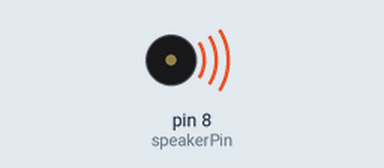
Recording of a sketch running on a simulated Arduino Uno, built with avr-gcc and run on an emulated ATmega328P. Shown: buzzer (waves = sounding). What the sketch prints to the serial monitor is not drawn.

Above: at 0.4 s.
At 60.3 s:
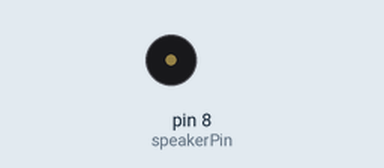
Timing chart, 0 to 61.8 s (numbered marks = the images above):
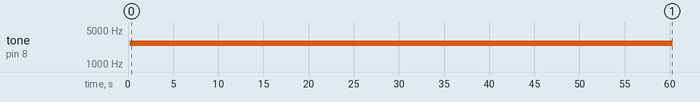

The sketch:

cricket.ino
```cpp
/*****************************************
 * Artificial Cricket Signal Generator
 *
 * Developed by:
 * Christopher J. Cronin
 * cjc@caltech.edu
 *
 *****************************************/

/* Declare variables */
// char cricket[] = "acletus";   /* can be "acletus" or "vicinus" */
// char cricket[] = "vicinus";   /* can be "acletus" or "vicinus" */
char cricket[] = "house";   /* for test only */

unsigned int  carrierFrequency;  // Carrier tone frequency [Hz]
unsigned int  pulseRate;         // Pulse rate [Hz]
unsigned int  pulseLength;       // Duration of carrier tone pulse [msec]

unsigned long restLength;        // Duration of silence between pulses [usec]
unsigned long restMSec;          // Whole-msec part of Silence duration [msec]
unsigned int  restUSec;          // Remaining part of Silence duration [usec]

unsigned long pulsePeriod;       // (1/pulseRate)*1000000, [usec]
unsigned long pulseMSec;          // Whole-msec part of Pulse period [msec]
unsigned int  pulseUSec;          // Remaining part of Pulse period [usec]

float dutyCycle = 0.50;          // Target ratio of pulseLength to pulsePeriod

unsigned long minuteOfPulses;    // Number of pulses in 60 seconds


/****************************
 *** Scapteriscus acletus ***
 ****************************/
const unsigned int acletusCW = 2700;       // Carrier Wave Frequency, in Hz
const unsigned int acletusPulseRate = 50;  // Pulse Rate, in Hz (pulses/sec)

/****************************
 *** Scapteriscus vicinus ***
 ****************************/
const unsigned int vicinusCW = 3300;       // Carrier Wave Frequency, in Hz
const unsigned int vicinusPulseRate = 130; // Pulse Rate, in Hz (pulses/sec)

/****************************
 *** HOUSE CRICKET ***
 ****************************/
const unsigned int houseCW = 2700;       // Carrier Wave Frequency, in Hz
const unsigned int housePulseRate = 58; // Pulse Rate, in Hz (pulses/sec)

const unsigned int speakerPin = 8;


void printstate(){
  Serial.print("pulseRate = ");
  Serial.print(pulseRate, DEC);
  Serial.println(" Hz");

  Serial.print("pulsePeriod = ");
  Serial.print(pulsePeriod, DEC);
  Serial.println(" usec");

  Serial.print("pulseLength = ");
  Serial.print(pulseLength, DEC);
  Serial.println(" msec");

  Serial.print("restLength = ");
  Serial.print(restLength, DEC);
  Serial.println(" usec");

  Serial.print("restMSec = ");
  Serial.print(restMSec, DEC);
  Serial.println(" msec");

  Serial.print("restUSec = ");
  Serial.print(restUSec, DEC);
  Serial.println(" usec");

  Serial.print("carrierFrequency = ");
  Serial.print(carrierFrequency, DEC);
  Serial.println(" Hz");

  Serial.println(" ------------------------------------------");
  Serial.println(" ");
}


void setup(){
  /* Set up cricket */
  if (strcmp(cricket, "acletus") == 0){
    carrierFrequency = acletusCW;
    pulseRate = acletusPulseRate;
  }
  else if (strcmp(cricket, "house") == 0){  /* for test onlydefaults to vicinus */
    carrierFrequency = houseCW;
    pulseRate = housePulseRate;
  }
  else {  /* defaults to vicinus */
    carrierFrequency = vicinusCW;
    pulseRate = vicinusPulseRate;
  }

  /* Establish pulse period and duration */
  pulsePeriod = 1000000 * 1/pulseRate;                       // in usec
  pulseLength = (unsigned int)(dutyCycle*pulsePeriod/1000);  // in msec

  pulseMSec = pulsePeriod / 1000;   // in msec
  pulseUSec = pulsePeriod % 1000;   // in usec

  /* Ensure pulseLength is no longer than pulsePeriod
   * (e.g. in case we set a high duty cycle*/
  if ((pulseLength*1000) >= pulsePeriod) {
    pulseLength = (unsigned int)(pulsePeriod/1000);
  }

  /* Establish restLength to fill up the rest of the time in the pulsePeriod */
  restLength = pulsePeriod - (pulseLength*1000);
  restMSec = restLength / 1000;   // in msec
  restUSec = restLength % 1000;   // in usec

  /* Prepare for printing */
  Serial.begin(9600);


  Serial.println("Start of setup printing");
  printstate();


  int oneSecOfPulses = 1 * pulseRate;
  int tenSecOfPulses = 10 * pulseRate;
  minuteOfPulses = 60 * pulseRate;

  unsigned long startDelay;
  unsigned long endDelay;
  unsigned long actualDelay;

  unsigned long startTone;
  unsigned long endTone;
  unsigned long actualTone;

  unsigned long startPulse;
  unsigned long endPulse;
  unsigned long actualPulse;

  ////////////////////////////////////////////////////////////////
//  for (int i = 0;  i < oneSecOfPulses; i++){
//  for (int i = 0;  i < tenSecOfPulses; i++){
  // minuteOfPulses = 60 * pulseRate;
   for (int i = 0;  i < minuteOfPulses; i++){

//    startPulse = micros();

    //startTone = millis();
    tone(speakerPin, carrierFrequency, pulseLength);
    //endTone = millis();
    //actualTone = endTone - startTone;
    //Serial.println(actualTone);

    //startDelay = micros();

    // Delay between pulses
    //delay(restMSec);
    //delayMicroseconds(restUSec);

    // Try pausing the WHOLE pulse period, figuring that tone doesn't block execution
    delay(pulseMSec);
    delayMicroseconds(pulseUSec);


    //endDelay = micros();
    //actualDelay = endDelay - startDelay;
    // Serial.print("actualDelay [usec] = ");
    //Serial.println(actualDelay);
    // delayMicroseconds(restLength);

//    endPulse = micros();
//    actualPulse = endPulse - startPulse;
//    Serial.println(actualPulse);

  }

}


void loop(){
  /*
  int tenSecOfPulses = 10 * pulseRate;
  for (int i = 0;  i < tenSecOfPulses; i++){
  // minuteOfPulses = 60 * pulseRate;
  // for (int i = 0;  i < minuteOfPulses; i++){

    if (i == 1){
      printstate();
    }

    tone(speakerPin, carrierFrequency, pulseLength);
    delay(restMSec);
    delayMicroseconds(restUSec);
    // delayMicroseconds(restLength);
  }
  */
}
```
